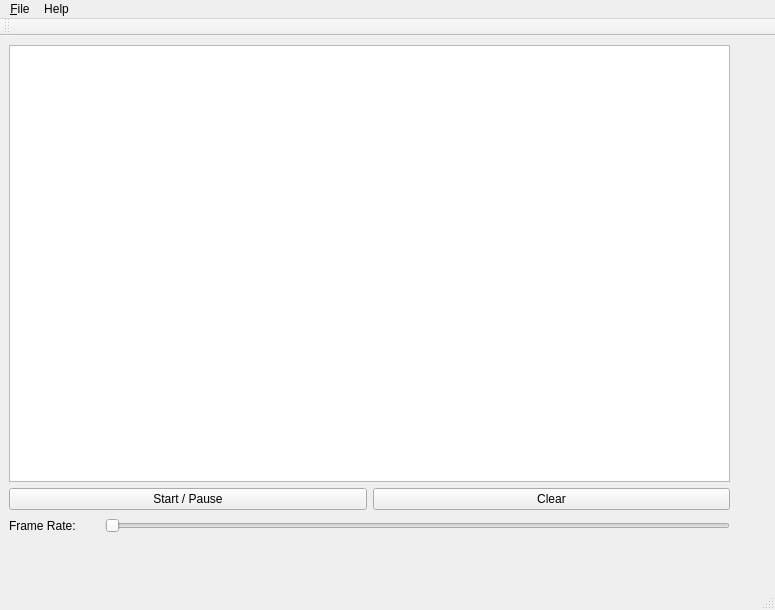
<?xml version="1.0" encoding="UTF-8"?>
<ui version="4.0">
 <class>MainWindow</class>
 <widget class="QMainWindow" name="MainWindow">
  <property name="geometry">
   <rect>
    <x>0</x>
    <y>0</y>
    <width>775</width>
    <height>610</height>
   </rect>
  </property>
  <property name="windowTitle">
   <string>GameOfLife 1.0</string>
  </property>
  <widget class="QWidget" name="centralwidget">
   <widget class="QWidget" name="verticalLayoutWidget">
    <property name="geometry">
     <rect>
      <x>9</x>
      <y>9</y>
      <width>721</width>
      <height>491</height>
     </rect>
    </property>
    <layout class="QVBoxLayout" name="verticalLayout">
     <item>
      <widget class="QGraphicsView" name="graphicsView"/>
     </item>
     <item>
      <layout class="QVBoxLayout" name="verticalLayout_2">
       <item>
        <layout class="QHBoxLayout" name="horizontalLayout">
         <item>
          <widget class="QPushButton" name="startPauseButton">
           <property name="statusTip">
            <string>Start / Pause the game</string>
           </property>
           <property name="text">
            <string>Start / Pause</string>
           </property>
          </widget>
         </item>
         <item>
          <widget class="QPushButton" name="clearButton">
           <property name="statusTip">
            <string>Clear the board</string>
           </property>
           <property name="text">
            <string>Clear</string>
           </property>
          </widget>
         </item>
        </layout>
       </item>
       <item>
        <layout class="QHBoxLayout" name="horizontalLayout_2">
         <item>
          <widget class="QLabel" name="frameRateLabel">
           <property name="text">
            <string>Frame Rate: </string>
           </property>
          </widget>
         </item>
         <item>
          <spacer name="horizontalSpacer">
           <property name="orientation">
            <enum>Qt::Horizontal</enum>
           </property>
           <property name="sizeType">
            <enum>QSizePolicy::Fixed</enum>
           </property>
           <property name="sizeHint" stdset="0">
            <size>
             <width>20</width>
             <height>20</height>
            </size>
           </property>
          </spacer>
         </item>
         <item>
          <widget class="QSlider" name="frameRateSlider">
           <property name="statusTip">
            <string>Adjust frame rate</string>
           </property>
           <property name="orientation">
            <enum>Qt::Horizontal</enum>
           </property>
          </widget>
         </item>
        </layout>
       </item>
      </layout>
     </item>
    </layout>
   </widget>
  </widget>
  <widget class="QMenuBar" name="menubar">
   <property name="geometry">
    <rect>
     <x>0</x>
     <y>0</y>
     <width>775</width>
     <height>20</height>
    </rect>
   </property>
   <widget class="QMenu" name="menuFile">
    <property name="title">
     <string>&amp;File</string>
    </property>
    <addaction name="separator"/>
    <addaction name="actionNew"/>
    <addaction name="actionSave"/>
    <addaction name="actionLoad"/>
    <addaction name="separator"/>
    <addaction name="actionQuit_3"/>
   </widget>
   <widget class="QMenu" name="menuHelp">
    <property name="title">
     <string>Help</string>
    </property>
    <addaction name="action_About"/>
   </widget>
   <addaction name="menuFile"/>
   <addaction name="menuHelp"/>
  </widget>
  <widget class="QStatusBar" name="statusbar"/>
  <widget class="QToolBar" name="toolBar">
   <property name="windowTitle">
    <string>toolBar</string>
   </property>
   <attribute name="toolBarArea">
    <enum>TopToolBarArea</enum>
   </attribute>
   <attribute name="toolBarBreak">
    <bool>false</bool>
   </attribute>
  </widget>
  <action name="actionQuit">
   <property name="text">
    <string>Quit</string>
   </property>
  </action>
  <action name="actionSave">
   <property name="text">
    <string>&amp;Save</string>
   </property>
   <property name="statusTip">
    <string>Save current game</string>
   </property>
   <property name="shortcut">
    <string>Ctrl+S</string>
   </property>
  </action>
  <action name="actionLoad">
   <property name="text">
    <string>&amp;Load</string>
   </property>
   <property name="statusTip">
    <string>Load a game</string>
   </property>
   <property name="shortcut">
    <string>Ctrl+L</string>
   </property>
  </action>
  <action name="actionQuit_2">
   <property name="text">
    <string>Quit</string>
   </property>
  </action>
  <action name="actionQuit_3">
   <property name="text">
    <string>&amp;Quit</string>
   </property>
   <property name="statusTip">
    <string>Quite the application</string>
   </property>
   <property name="shortcut">
    <string>Ctrl+Q</string>
   </property>
  </action>
  <action name="actionNew">
   <property name="text">
    <string>&amp;New</string>
   </property>
   <property name="statusTip">
    <string>Start a new game</string>
   </property>
   <property name="shortcut">
    <string>Ctrl+N</string>
   </property>
  </action>
  <action name="action_About">
   <property name="text">
    <string>&amp;About</string>
   </property>
  </action>
 </widget>
 <resources/>
 <connections/>
</ui>
